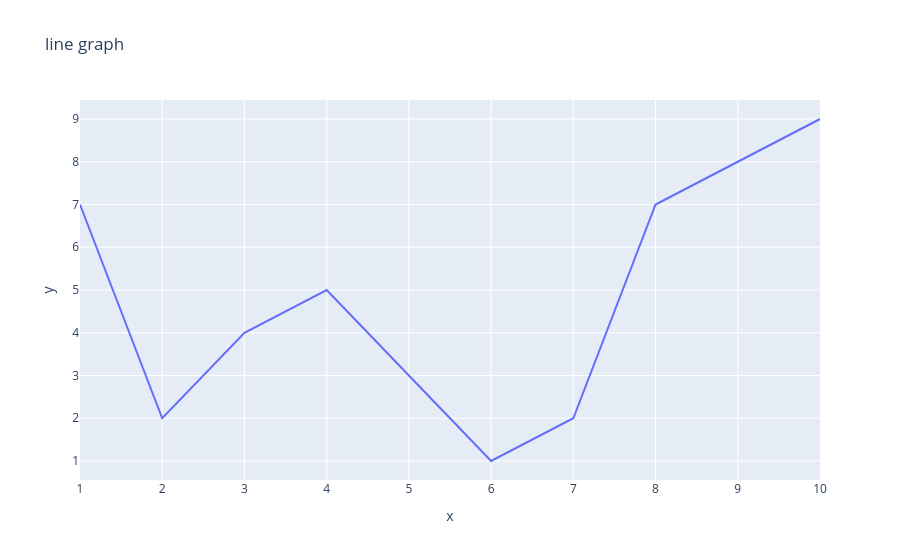

The notebook cell this image was saved under:
### Code cell
fig= px.line(x=x, y=y, title= "line graph")
fig.show()

### Figure 1 — Plotly figure (JSON) as saved in the notebook; plotly's stock layout.template omitted (floating-point values rounded to 4 significant figures)
{"data": [{"hovertemplate": "x=%{x}<br>y=%{y}<extra></extra>", "legendgroup": "", "line": {"color": "#636efa", "dash": "solid"}, "marker": {"symbol": "circle"}, "mode": "lines", "name": "", "orientation": "v", "showlegend": false, "type": "scatter", "x": [1, 2, 3, 4, 5, 6, 7, 8, 9, 10], "xaxis": "x", "y": [7, 2, 4, 5, 3, 1, 2, 7, 8, 9], "yaxis": "y"}], "layout": {"legend": {"tracegroupgap": 0}, "title": {"text": "line graph"}, "xaxis": {"anchor": "y", "domain": [0, 1], "title": {"text": "x"}}, "yaxis": {"anchor": "x", "domain": [0, 1], "title": {"text": "y"}}}}
